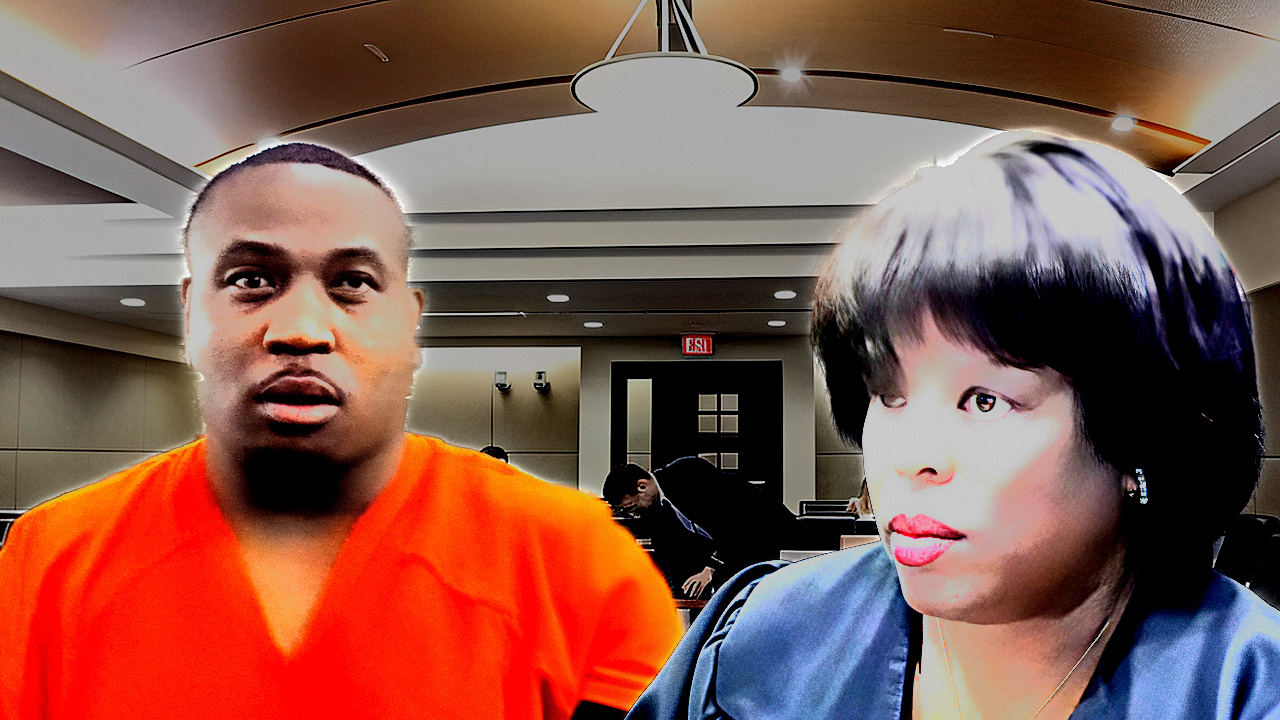
#> input picture tools/fixtures/rejected_2026_09_02/CLAYTON_thumb.photo.jpg, 1280 x 720 px; its folder holds only this picture in this run
$ python -i gz_text.py   (imports and definitions only)
#> lines starting #> are read from the running program, lines starting #| are printed output that depends on the picture; after the words box and inside, x2 and y2 are one past the last pixel; in counts of white or black regions, pixels touching at a corner belong together
# Text-box detection with a BLACK-STROKE RING test.
# Every thumbnail in both corpora (and ours) uses heavy black-stroked display type.
# A candidate glyph is kept only if the 5px ring just outside it is much darker
# than the glyph itself -> kills bright ceilings, walls, shirts, paper.
import cv2, numpy as np, json, os, glob

ROOT = "C:/Users/natha/Projects/boyd-clips"


def glyph_mask(bgr):
    hsv = cv2.cvtColor(bgr, cv2.COLOR_BGR2HSV)
    Hc, S, V = hsv[:, :, 0].astype(int), hsv[:, :, 1].astype(float), hsv[:, :, 2].astype(float)
    y = (Hc >= 18) & (Hc <= 36) & (S >= 110) & (V >= 150)
    w = (S <= 45) & (V >= 215)
    r = ((Hc <= 8) | (Hc >= 170)) & (S >= 110) & (V >= 110)
    g = (Hc >= 45) & (Hc <= 85) & (S >= 90) & (V >= 130)
    c = (Hc >= 86) & (Hc <= 100) & (S >= 90) & (V >= 150)
    m = (Hc >= 140) & (Hc <= 165) & (S >= 90) & (V >= 130)
    return dict(y=y, w=w, r=r, g=g, c=c, m=m)


def stroked_glyphs(bgr, mask, H, W, ring=5, dark_gap=55):
    m = cv2.morphologyEx(mask.astype(np.uint8), cv2.MORPH_CLOSE, np.ones((3, 3), np.uint8))
    n, lab, st, ce = cv2.connectedComponentsWithStats(m, 8)
    V = cv2.cvtColor(bgr, cv2.COLOR_BGR2HSV)[:, :, 2].astype(float)
    out = []
    for i in range(1, n):
        x, y, w, h, a = st[i]
        if not (0.030 * H <= h <= 0.32 * H):  continue
        if not (0.004 * W <= w <= 0.40 * W):  continue
        if a / float(w * h) < 0.15:           continue
        if not (0.06 <= w / float(h) <= 4.5): continue
        x0, y0 = max(0, x - ring), max(0, y - ring)
        x1, y1 = min(W, x + w + ring), min(H, y + h + ring)
        sub = (lab[y0:y1, x0:x1] == i)
        if sub.sum() < 20: continue
        dil = cv2.dilate(sub.astype(np.uint8), np.ones((2 * ring + 1, 2 * ring + 1), np.uint8))
        rng = (dil > 0) & (~sub)
        if rng.sum() < 20: continue
        vin = float(V[y0:y1, x0:x1][sub].mean())
        vrg = float(np.percentile(V[y0:y1, x0:x1][rng], 60))
        if vin - vrg < dark_gap: continue          # <- the black-stroke test
        out.append((int(x), int(y), int(w), int(h), int(a), vin - vrg))
    return out


def text_boxes(path):
    bgr = cv2.imread(path)
#> bgr is the input picture: shape (720, 1280, 3); mean B, G, R 79.1, 89.3, 133
    H, W = bgr.shape[:2]
#> H = 720; W = 1280
    masks = glyph_mask(bgr)
#> in glyph_mask, `hsv = cv2.cvtColor(bgr, cv2.COLOR_BGR2HSV)`: hsv: shape (720, 1280, 3); mean H, S, V 32.4, 109.6, 139
#> in glyph_mask, `Hc, S, V = hsv[:, :, 0].astype(int), hsv[:, :, 1].astype(float), hsv[:..`:
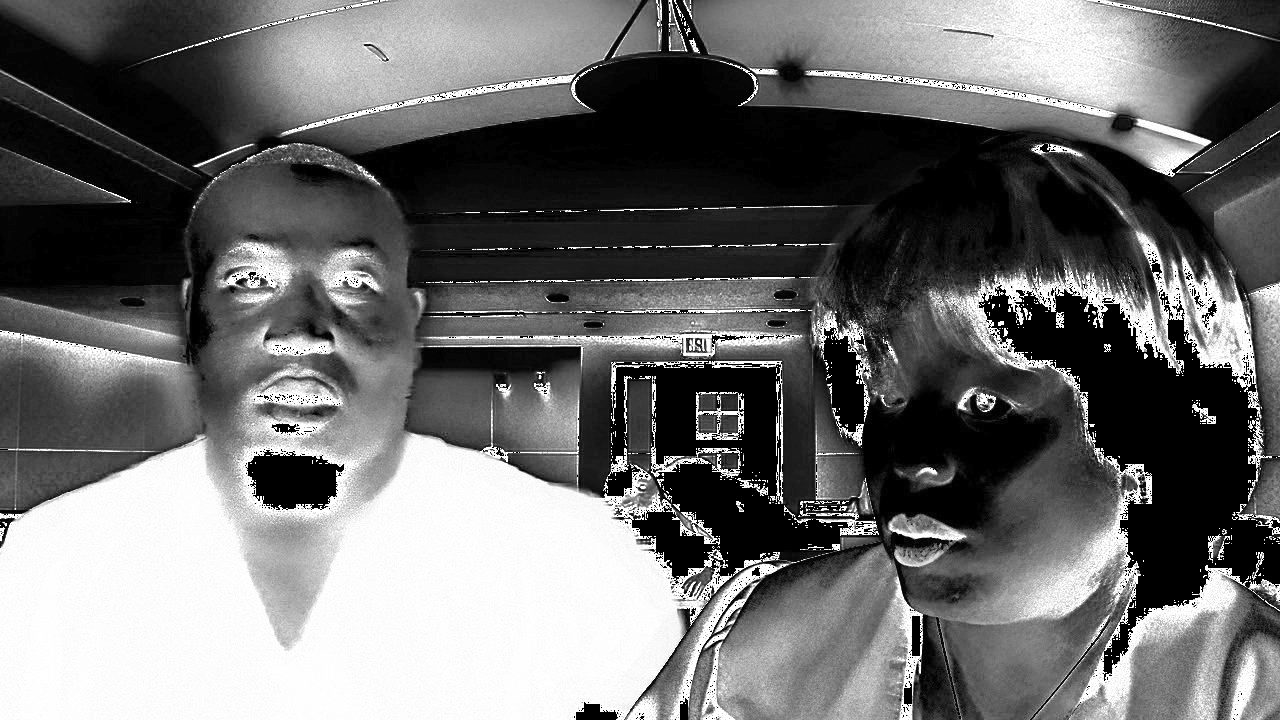
#> S: shape (720, 1280) float64; min 0, max 255, mean 109.6
#> in glyph_mask, `Hc, S, V = hsv[:, :, 0].astype(int), hsv[:, :, 1].astype(float), hsv[:..`:
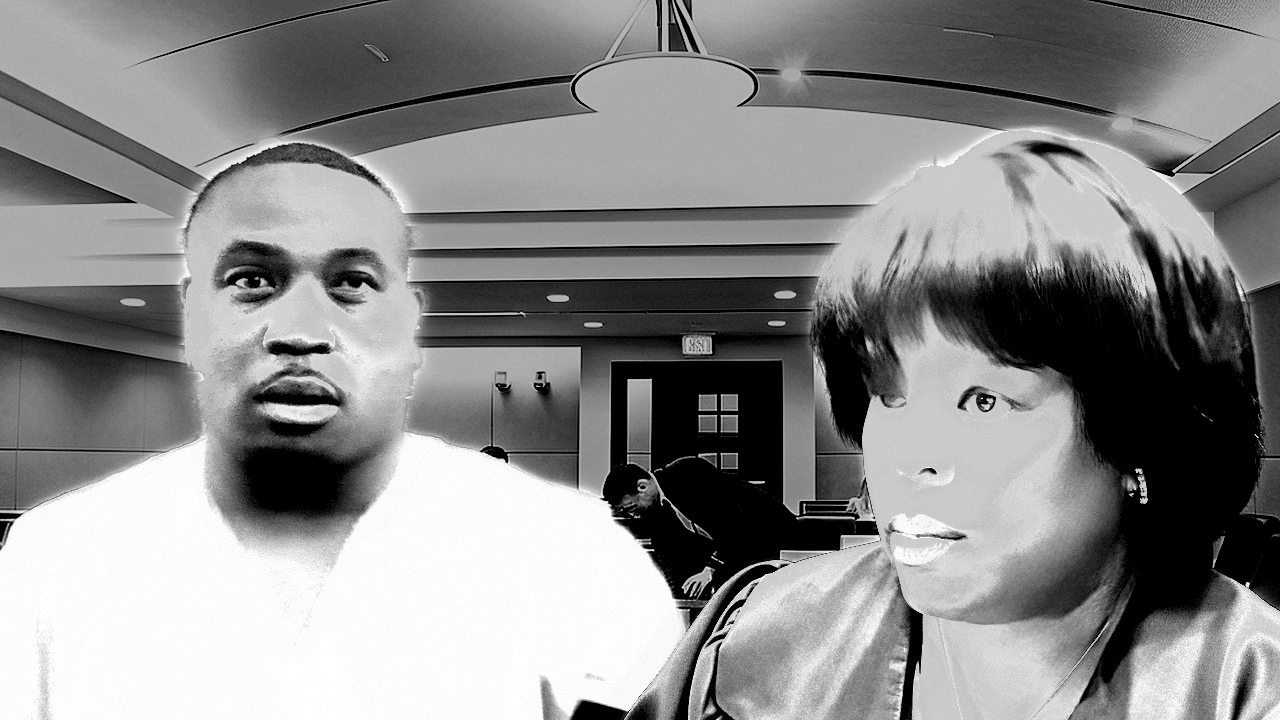
#> V: shape (720, 1280) float64; min 0, max 255, mean 139
#> in glyph_mask, `y = (Hc >= 18) & (Hc <= 36) & (S >= 110) & (V >= 150)`:
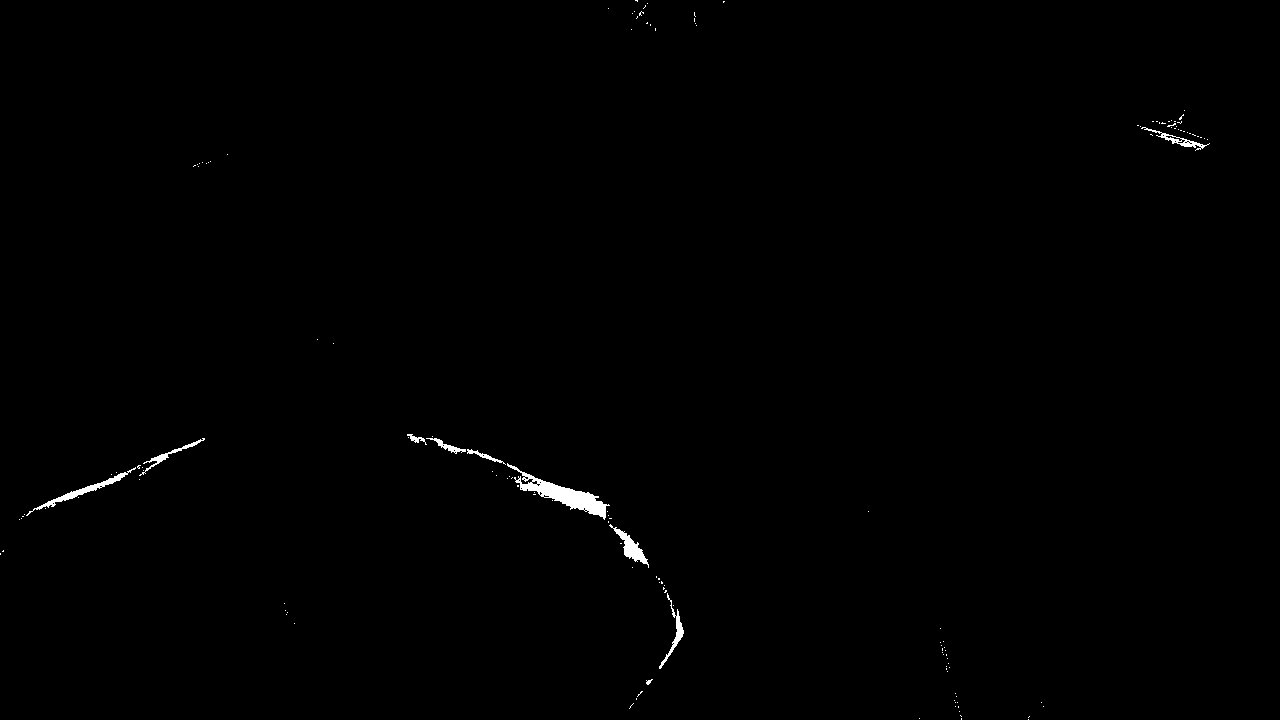
#> y: shape (720, 1280) bool; 0.43% white; 144 white regions (134 under 20 px), largest, box (x1, y1, x2, y2) and area: (507, 463, 610, 520) 1446, (26, 467, 136, 516) 528, (609, 524, 649, 568) 458
#> in glyph_mask, `w = (S <= 45) & (V >= 215)`: w: shape (720, 1280) bool; 0.27% white; 386 white regions (369 under 20 px), largest, box (x1, y1, x2, y2) and area: (350, 156, 409, 213) 420, (936, 130, 1008, 167) 362, (213, 141, 292, 175) 271
#> in glyph_mask, `r = ((Hc <= 8) | (Hc >= 170)) & (S >= 110) & (V >= 110)`: r: shape (720, 1280) bool; 14.7% white; 756 white regions (719 under 20 px), largest, box (x1, y1, x2, y2) and area: (0, 414, 662, 720) 120231, (916, 519, 1090, 685) 7019, (228, 323, 346, 396) 1770
#> in glyph_mask, `g = (Hc >= 45) & (Hc <= 85) & (S >= 90) & (V >= 130)`:
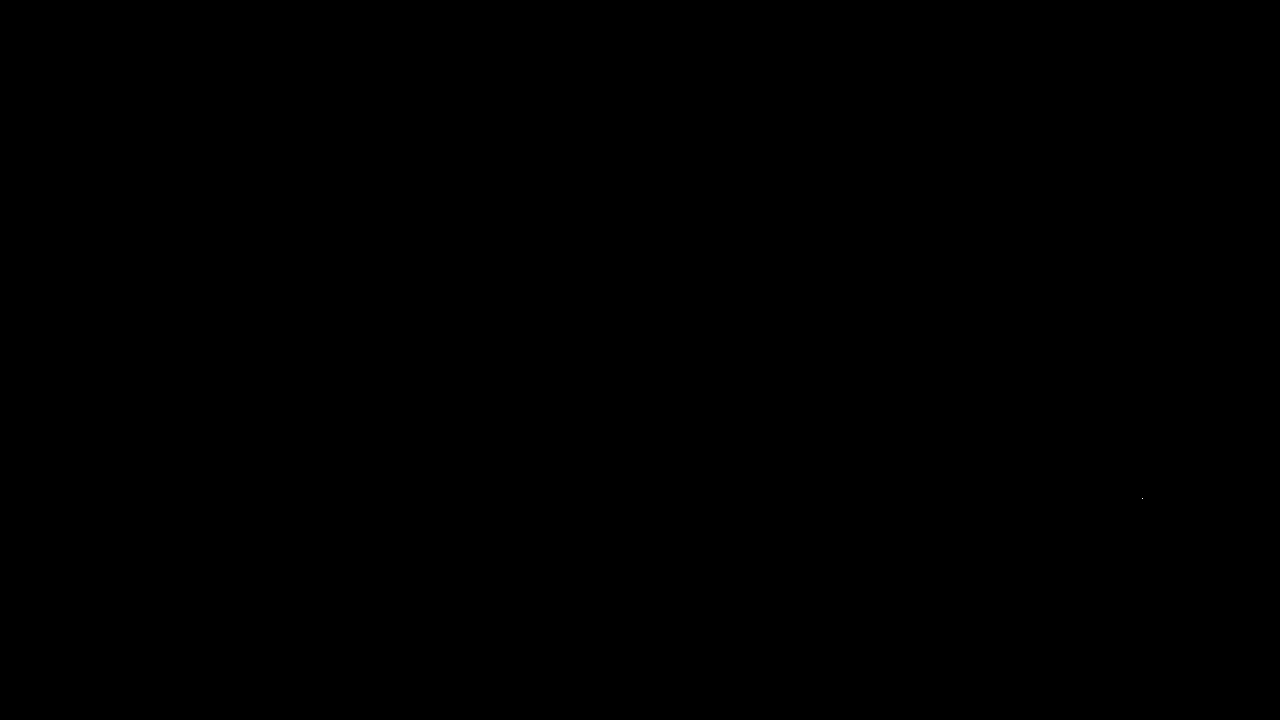
#> g: shape (720, 1280) bool; 0% white in thin lines or dots, all inside (x1, y1, x2, y2) = (1142, 498, 1143, 499)
#> in glyph_mask, `c = (Hc >= 86) & (Hc <= 100) & (S >= 90) & (V >= 150)`: c: shape (720, 1280) bool; 0.01% white in thin lines or dots, all inside (x1, y1, x2, y2) = (633, 262, 1260, 713)
#> in glyph_mask, `m = (Hc >= 140) & (Hc <= 165) & (S >= 90) & (V >= 130)`: m: shape (720, 1280) bool; 0.02% white in thin lines or dots, all inside (x1, y1, x2, y2) = (696, 347, 970, 561)
#> masks = 6 items
    allg = []
    for nm, mk in masks.items():
        for t in stroked_glyphs(bgr, mk, H, W):
            allg.append((nm,) + t)
#> this loop made 6 passes
#> nm on passes 1, 2, 3, 5, 6: 'y', 'w', 'r', 'c', 'm'
#> nm on pass 4: 'g'
#> after the loop, allg = []
    if len(allg) < 4:
        return None
    items = sorted(allg, key=lambda t: t[2] + t[4] / 2.0)
    rows, cur = [], [items[0]]
    for it in items[1:]:
        if (it[2] + it[4] / 2.0) - (cur[-1][2] + cur[-1][4] / 2.0) < 0.055 * H:
            cur.append(it)
        else:
            rows.append(cur); cur = [it]
    rows.append(cur)
    rows = [rw for rw in rows if len(rw) >= 4]
    if not rows:
        return None
    orows = []
    for rw in rows:
        xs = [t[1] for t in rw]; ws = [t[3] for t in rw]
        ys = [t[2] for t in rw]; hs = [t[4] for t in rw]
        x0 = min(xs); x1 = max(a + b for a, b in zip(xs, ws))
        y0 = min(ys); y1 = max(a + b for a, b in zip(ys, hs))
        orows.append(dict(n=len(rw), x0=int(x0), x1=int(x1), y0=int(y0), y1=int(y1),
                          cx=float(((x0 + x1) / 2.0) / W), cy=float(((y0 + y1) / 2.0) / H),
                          wfrac=float((x1 - x0) / W), capfrac=float(np.percentile(hs, 75) / H),
                          cols=sorted({t[0] for t in rw})))
    X0 = min(r["x0"] for r in orows); X1 = max(r["x1"] for r in orows)
    Y0 = min(r["y0"] for r in orows); Y1 = max(r["y1"] for r in orows)
    return dict(rows=orows, n_rows=len(orows), bbox=[int(X0), int(Y0), int(X1), int(Y1)],
                cx=float(((X0 + X1) / 2.0) / W), cy=float(((Y0 + Y1) / 2.0) / H),
                wfrac=float((X1 - X0) / W), hfrac=float((Y1 - Y0) / H),
                left_edge=float(X0 / W), right_edge=float(X1 / W),
                top_edge=float(Y0 / H), bot_edge=float(Y1 / H))


# [9 lines not run here, left out]

>>> result = text_boxes('../../tools/fixtures/rejected_2026_09_02/CLAYTON_thumb.photo.jpg')

$ run again, on tools/fixtures/rejected_2026_09_02/GARCIA_J_thumb.jpg
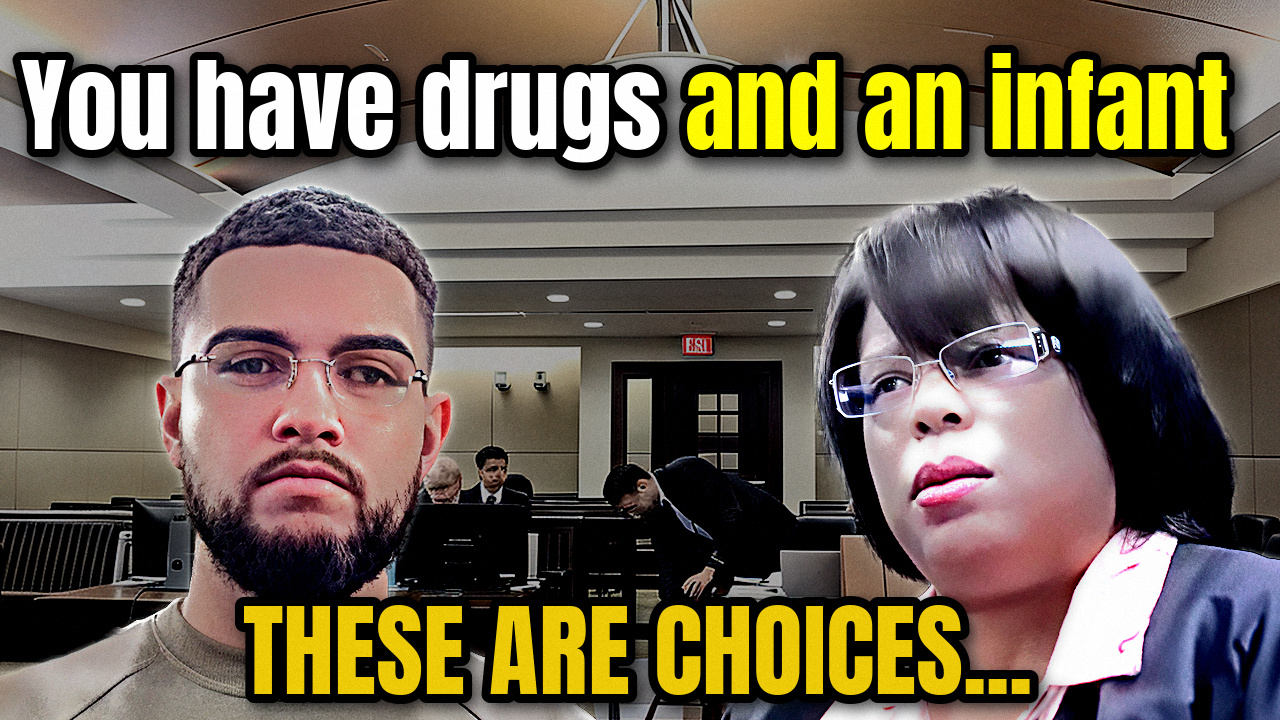
#> input picture tools/fixtures/rejected_2026_09_02/GARCIA_J_thumb.jpg, 1280 x 720 px
#> in text_boxes, bgr is the input picture: shape (720, 1280, 3); mean B, G, R 83.7, 100.8, 112.9
#> hsv: shape (720, 1280, 3); mean H, S, V 46.3, 80.4, 115.7
#> y: shape (720, 1280) bool; 7.3% white; 31 white regions (1 under 20 px), largest, box (x1, y1, x2, y2) and area: (543, 606, 586, 694) 3173, (287, 606, 330, 694) 3145, (706, 606, 749, 694) 3145
#> w: shape (720, 1280) bool; 6% white; 445 white regions (398 under 20 px), largest, box (x1, y1, x2, y2) and area: (1046, 532, 1177, 685) 11331, (898, 344, 1012, 482) 6579, (563, 72, 609, 162) 3178
#> r: shape (720, 1280) bool; 1.8% white; 629 white regions (591 under 20 px), largest, box (x1, y1, x2, y2) and area: (939, 512, 1113, 605) 6935, (971, 604, 1059, 670) 2853, (254, 407, 323, 446) 936
#> g: shape (720, 1280) bool; every value is 0
#> c: shape (720, 1280) bool; 0.01% white in thin lines or dots, all inside (x1, y1, x2, y2) = (389, 336, 1060, 585)
#> masks = 6 items
#> the loop in text_boxes, `for nm, mk in masks.items():` made 6 passes
#> nm on passes 1, 2, 3, 5, 6: 'y', 'w', 'r', 'c', 'm'
#> pass 1, in stroked_glyphs, `n, lab, st, ce = cv2.connectedComponentsWithStats(m, 8)`:
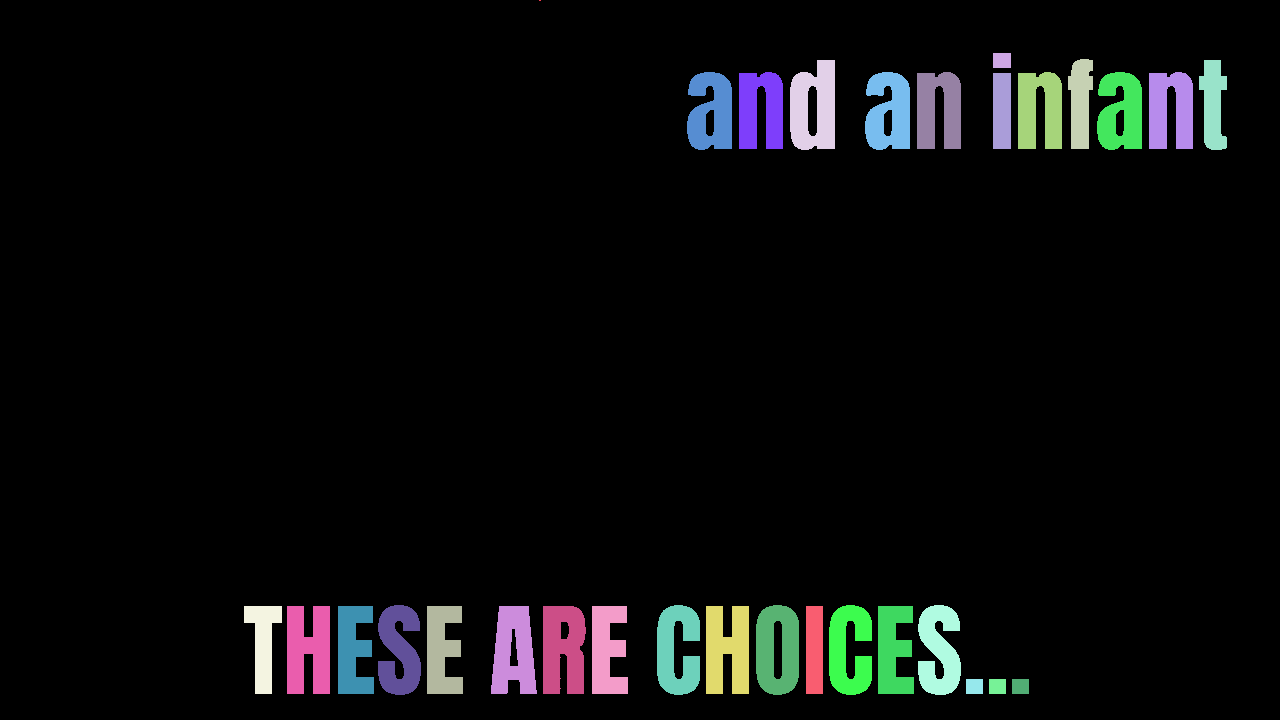
#> lab: shape (720, 1280) int32; 32 distinct labels, from 0 to 31; one colour per label, 0 black
#> pass 2, in stroked_glyphs (call 2), `n, lab, st, ce = cv2.connectedComponentsWithStats(m, 8)`:
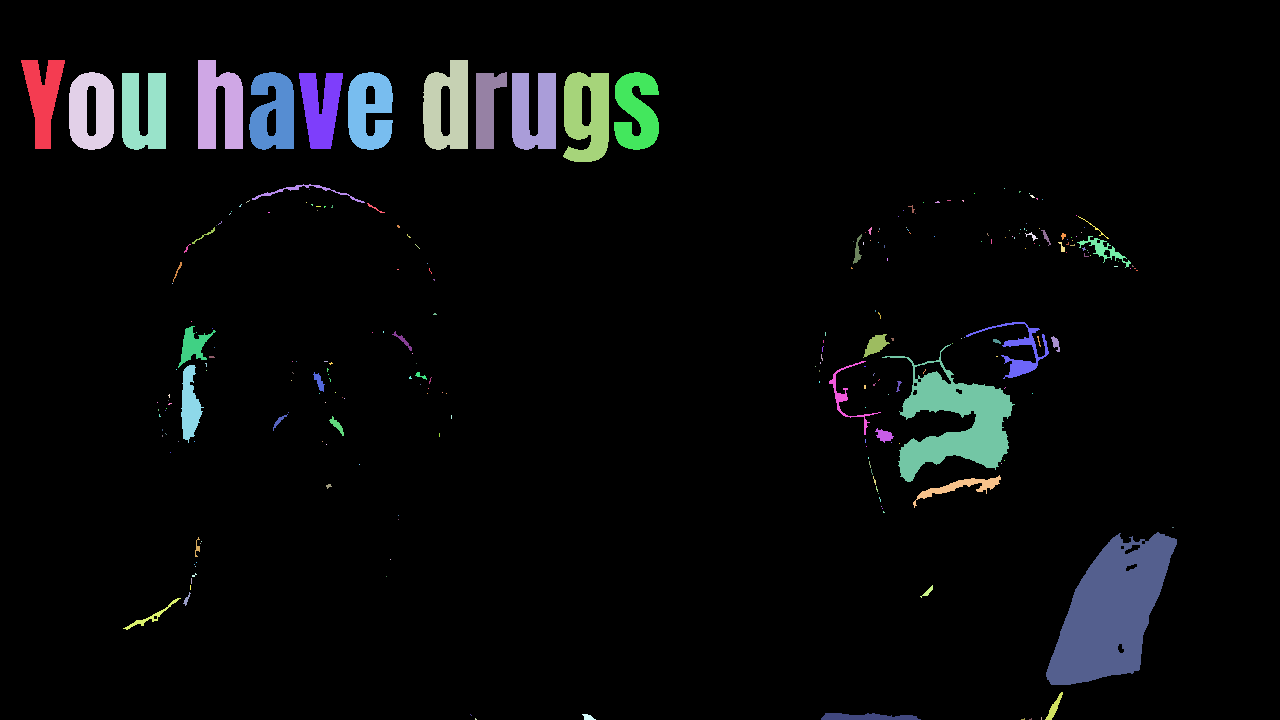
#> lab: shape (720, 1280) int32; 253 distinct labels, from 0 to 252; one colour per label, 0 black
#> after the loop in text_boxes, `for nm, mk in masks.items():`: allg = 40 items
#> in text_boxes, `rows, cur = [], [items[0]]`: rows = []; cur = [('y', 1068, 59, 25, 90, 1732, 247)]
#> the loop in text_boxes, `for it in items[1:]:` made 39 passes
#> cur on passes 23 to 25: [('w', 966, 322, 83, 57, 944, 70.71)], [('w', 1046, 532, 131, 153, 11606, 100.7)], [('y', 378, 605, 43, 90, 2694, 230.3)]
#> after the loop in text_boxes, `for it in items[1:]:`: rows = 3 items
#> in text_boxes, `rows = [rw for rw in rows if len(rw) >= 4]`: rows = 2 items
#> the loop in text_boxes, `for rw in rows:` made 2 passes
#> (x0, x1, y0, y1) on pass 1: (21, 1227, 59, 162)
#> X0 = 21
#> X1 = 1227
#> Y0 = 59
#> Y1 = 695
#> result = 11 items
